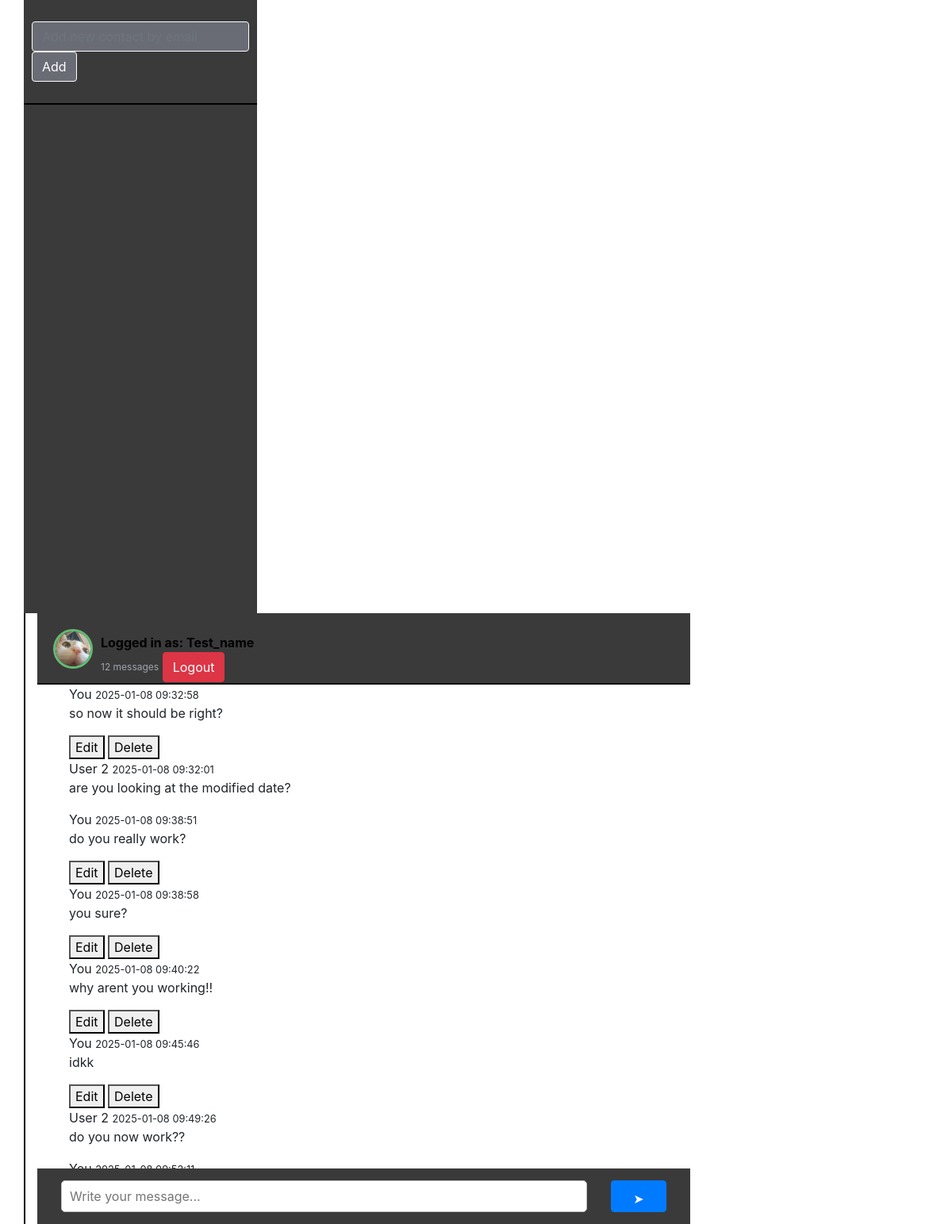
Page /home.php?receiver_id=2 (signed in) on the committed database.
### tables this page shows
CREATE TABLE `users` (
  `user_id` int(11) NOT NULL,
  `user_name` varchar(100) NOT NULL,
  `user_pass` varchar(100) NOT NULL,
  `user_email` varchar(100) NOT NULL,
  `user_profile` varchar(255) NOT NULL,
  `user_country` text NOT NULL,
  `user_gender` text NOT NULL,
  `forgotten_answer` varchar(100) NOT NULL,
  `log_in` varchar(7) NOT NULL
);

CREATE TABLE `users_chats` (
  `msg_id` int(11) NOT NULL,
  `sender_ID` int(100) NOT NULL,
  `receiver_ID` int(100) NOT NULL,
  `msg_content` varchar(255) NOT NULL,
  `msg_status` text NOT NULL,
  `msg_date` timestamp NOT NULL DEFAULT current_timestamp() ON UPDATE current_timestamp()
);

### home.php (the view, shortened to what this page needs)
<?php
include("include/connection.php");
$user_id = $_SESSION["user_id"];
$get_user = "SELECT * FROM users WHERE user_id = ?";
$stmt = $con->prepare($get_user);
$stmt->bind_param("i", $user_id);
$stmt->execute();
$result = $stmt->get_result();
$user = $result->fetch_assoc();
if ($user) {
    $user_name = $user['user_name'];
    $user_profile_image = $user['user_profile'];
} else {
    echo "User not found!";
    exit();
}
$receiver_id = isset($_GET['receiver_id']) ? $_GET['receiver_id'] : null;
$messages = [];
if ($receiver_id) {
    $messages_query = "SELECT * FROM users_chats WHERE (sender_ID = ? AND receiver_ID = ?) OR (sender_ID = ? AND receiver_ID = ?) ORDER BY msg_id ASC";
    $stmt = $con->prepare($messages_query);
    $stmt->bind_param("iiii", $user_id, $receiver_id, $receiver_id, $user_id);
    $stmt->execute();
    $messages_result = $stmt->get_result();
    $messages = $messages_result->fetch_all(MYSQLI_ASSOC);
}
?>
<!DOCTYPE html>
<html lang="en">
<head>
    <link rel="stylesheet" href="https://stackpath.bootstrapcdn.com/bootstrap/4.3.1/css/bootstrap.min.css">
    <link rel="stylesheet" href="css/home.css">
</head>
<body>
    <div class="container">
        <div class="row">
        <div class="left-sidebar">
            <div class="input-group searchbox">
                <form method="POST" action="add_contact.php">
                    <input type="email" name="email" class="form-control" placeholder="Add new contact by email" required>
                    <button type="submit" class="btn btn-default search-icon" name="add_contact">Add</button>
                </form>
            </div>
            <div class="left-chat">
            </div>
        </div>
        <div class="col-md-9 col-sm-9 col-xs-12 right-sidebar">
            <div class="right-header">
                <div class="right-header-img">
                    <img src="<?php echo $user_profile_image; ?>" alt="profile image">
                    <div class="right-header-detail">
                        <form method="POST">
                            <p>Logged in as: <?php echo $user_name; ?></p>
                            <span><?php echo count($messages); ?> messages</span>
                            <button name="logout" class="btn btn-danger">Logout</button>
                        </form>
                    </div>
                </div>
            </div>
            <div class="right-header-contentChat">
                <ul id="message-container">
                <?php foreach ($messages as $message): ?>
                    <div class="rightside-chat" id="message-<?php echo $message['msg_id']; ?>" data-message-id="<?php echo $message['msg_id']; ?>">
                        <span><?php echo $message['sender_ID'] == $user_id ? 'You' : 'User ' . $message['sender_ID']; ?>
                            <small><?php echo $message['msg_date']; ?></small></span>
                        <p class="message-content"><?php echo $message['msg_content']; ?></p>
                        <?php if ($message['sender_ID'] == $user_id): ?>
                            <button class="edit-button" onclick="editMessage(<?php echo $message['msg_id']; ?>, '<?php echo addslashes($message['msg_content']); ?>')">Edit</button>
                            <button class="delete-button" onclick="deleteMessage(<?php echo $message['msg_id']; ?>)">Delete</button>
                        <?php endif; ?>
                    </div>
                <?php endforeach; ?>
                </ul>
            </div>
            <div class="right-chat-textbox" style="display: <?php echo isset($receiver_id) ? 'block' : 'none'; ?>;">
                <form id="message-form" class="message-form">
                    <input type="text" id="message-input" name="msg_content" placeholder="Write your message..." required>
                    <button type="submit" name="submit" class="btn btn-primary send-button">
                        <i class="fa fa-telegram"></i>&#10148;
                    </button>
                </form>
            </div>
        </div>
    </div>
</body>
</html>

### css/home.css (style rules this page uses)
.container { height: 100vh; width: 100vw; }
.left-sidebar { height: fit-content; background-color: #3A3A3A; padding: 0px; }
.searchbox { width: 100%; padding: 27px 10px; border-bottom: 2px solid #000; }
.form-control, .search-icon, .search-icon:hover { background-color: #6A6C75; border: 1px solid #fff; color: #fff; box-shadow: none !important; }
.left-chat { overflow-y: scroll; height: 80%; }
.left-sidebar { height: calc(100vh - (27px)); }
.right-sidebar { border-left: 2px solid #000; }
.right-header { border-bottom: 2px solid #000; margin: 0px; padding: 0px; }
.right-header-img img { width: 50px; height: 50px; float: left; border-radius: 50%; border: 3px solid #61BC71; margin-right: 10px; }
.right-header { padding: 20px; height: 90px; background-color: #3A3A3A; }
.right-header-detail p { margin: 0px; color: #000; font-weight: bold; padding-top: 5px; }
.right-header-detail span { color: #9FA5AF; font-size: 12px; }
.right-header-contentChat { display: flex; flex-direction: column; gap: 10px; overflow-y: scroll; background-color: #fff; position: relative; height: calc(100vh - (90px + 100px)); }
.right-chat-textbox { padding: 15px 30px; width: 100%; background-color: #3A3A3A; }
.right-chat-textbox input { width: 80%; height: 40px; border: 2px solid #3d85ca; border-radius: 5px; padding: 0px 10px; border: 1px solid #c1c1c1; }
.right-chat-textbox button { height: 40px; width: 70px; margin-left: 20px; }
.send-button { margin-left: 0px; cursor: pointer; padding: 0; }
.message-form { display: flex; align-items: center; }
#message-input { flex-grow: 1; margin-right: 10px; padding: 10px; }
.send-button { padding: 10px 20px; }
.left-chat { margin-top: 20px; }

### rows in the picture
users: user_profile (picture), user_name "Test_name"
users_chats: shows "You", msg_date "2025-01-08 09:32:58", msg_content "so now it should be right?"
users_chats: sender_ID "2", msg_date "2025-01-08 09:32:01", msg_content "are you looking at the modified date?"
users_chats: shows "You", msg_date "2025-01-08 09:38:51", msg_content "do you really work?"
users_chats: shows "You", msg_date "2025-01-08 09:38:58", msg_content "you sure?"
users_chats: shows "You", msg_date "2025-01-08 09:40:22", msg_content "why arent you working!!"
users_chats: shows "You", msg_date "2025-01-08 09:45:46", msg_content "idkk"
users_chats: sender_ID "2", msg_date "2025-01-08 09:49:26", msg_content "do you now work??"

### other values in the picture
count($messages) "12"
